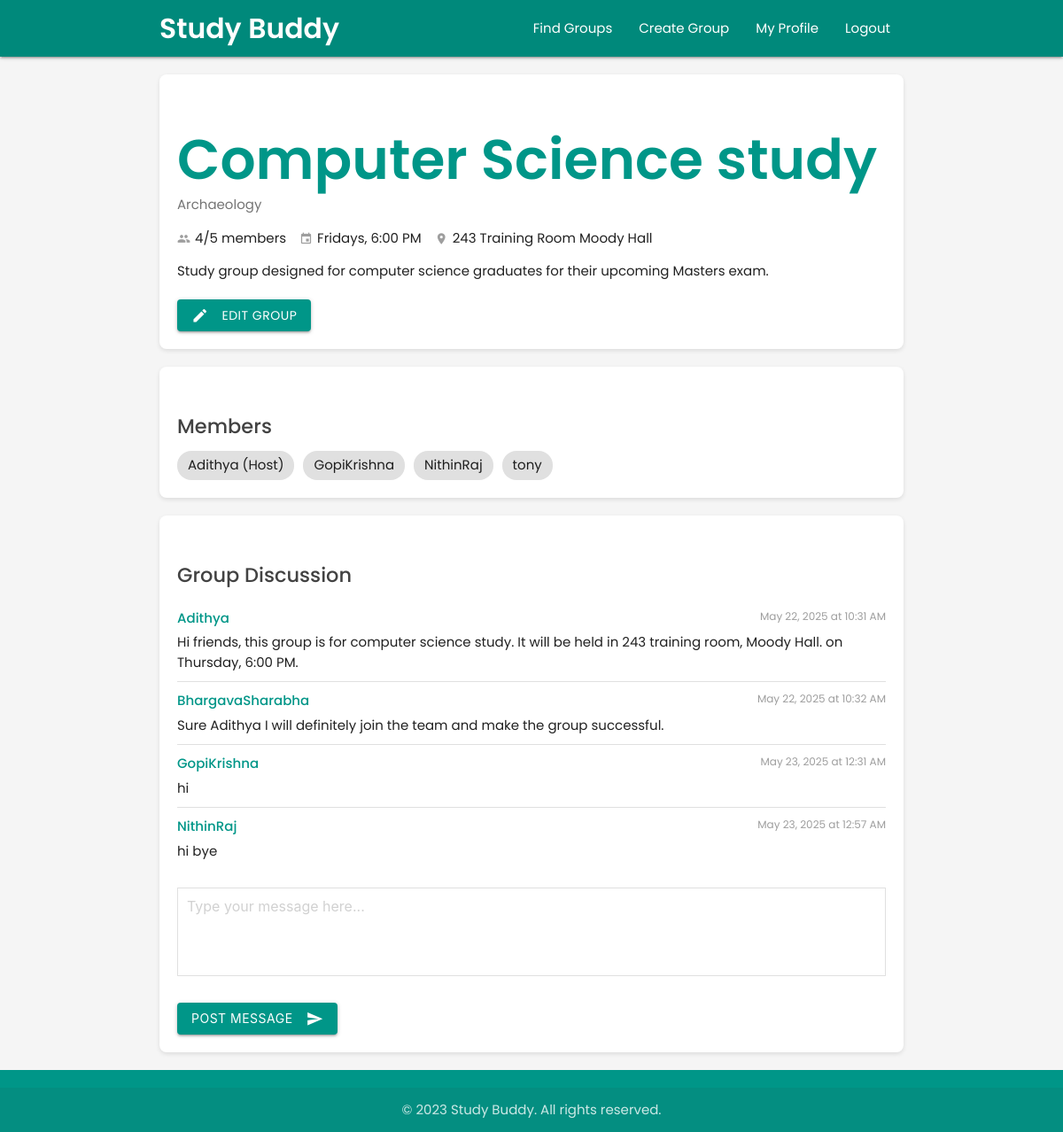
/group_details/2 (signed in), run on the app's committed database.
### userDashboard/models.py (models this page shows, shortened)
class StudyGroup(models.Model):
    title = models.CharField(max_length=100)
    description = models.TextField()
    subject = models.ForeignKey(Subject, on_delete=models.CASCADE, related_name='study_groups')
    host = models.ForeignKey(settings.AUTH_USER_MODEL, on_delete=models.CASCADE, related_name='hosted_groups')
    members = models.ManyToManyField(settings.AUTH_USER_MODEL, through='GroupMembership', related_name='joined_groups')
    max_members = models.PositiveIntegerField(default=8)
    meeting_date = models.DateField()
    meeting_time = models.TimeField()
    meeting_location = models.CharField(max_length=255, blank=True)
    created_at = models.DateTimeField(auto_now_add=True)
    updated_at = models.DateTimeField(auto_now=True)
    @property
    def current_member_count(self):
        return self.members.count()
    class Meta:
        ordering = ['meeting_date', 'meeting_time']

class GroupMembership(models.Model):
    user = models.ForeignKey(settings.AUTH_USER_MODEL, on_delete=models.CASCADE)
    group = models.ForeignKey(StudyGroup, on_delete=models.CASCADE)
    date_joined = models.DateTimeField(auto_now_add=True)
    is_active = models.BooleanField(default=True)
    class Meta:
        unique_together = ('user', 'group')

class GroupMessage(models.Model):
    group = models.ForeignKey(StudyGroup, on_delete=models.CASCADE, related_name='messages')
    user = models.ForeignKey(settings.AUTH_USER_MODEL, on_delete=models.CASCADE)
    content = models.TextField()
    timestamp = models.DateTimeField(auto_now_add=True)
    class Meta:
        ordering = ['timestamp']

### userProfile/models.py (models this page shows, shortened)
class Subject(models.Model):
    name = models.CharField(max_length=100, unique=True)
    description = models.TextField(blank=True)
    class Meta:
        ordering = ['name']

### userAuth/models.py (models this page shows)
class CustomUser(AbstractUser):
    email = models.EmailField(unique=True)
    objects = CustomUserManager()
    EMAIL_FIELD = 'email'
    REQUIRED_FIELDS = ['email']

### userDashboard/views.py (the view, shortened to what this page needs)
# urls.py: path('group_details/<int:group_id>', views.group_details, name='group_details'),
@login_required
def group_details(request, group_id=None):
    if group_id:
        try:
            group = StudyGroup.objects.get(id=group_id)
            is_member = group.members.filter(id=request.user.id).exists()
            is_host = group.host == request.user
            has_pending_request = GroupJoinRequest.objects.filter(
                user=request.user,
                group=group,
                status='pending'
            ).exists()
            pending_requests = []
            if is_host:
                pending_requests = GroupJoinRequest.objects.filter(
                    group=group,
                    status='pending'
                ).select_related('user')
            messages_list = group.messages.all().order_by('timestamp')
            context = {
                'group': group,
                'is_member': is_member,
                'is_host': is_host,
                'has_pending_request': has_pending_request,
                'pending_requests': pending_requests,
                'messages_list': messages_list
            }
            return render(request, 'userDashboard/group_detail.html', context)
        except StudyGroup.DoesNotExist:
            messages.error(request, "Study group not found.")
            return redirect('dashboard')
    return render(request, 'userDashboard/group_detail.html')

### userDashboard/templates/userDashboard/group_detail.html (shortened to what this page needs)
<!DOCTYPE html>
<html lang="en">
<head>
  <link rel="stylesheet" href="https://cdnjs.cloudflare.com/ajax/libs/materialize/1.0.0/css/materialize.min.css">
</head>
<body>
  <header>
    <div class="navbar-fixed">
      <nav class="teal darken-1">
        <div class="nav-wrapper container">
          <a href="{% url 'dashboard' %}" class="brand-logo">Study Buddy</a>
          <ul class="right hide-on-med-and-down">
            <li><a href="{% url 'dashboard' %}">Find Groups</a></li>
            <li><a href="{% url 'create_group' %}">Create Group</a></li>
            <li><a href="{% url 'profile' %}">My Profile</a></li>
            <li><a href="{% url 'logout' %}">Logout</a></li>
          </ul>
        </div>
      </nav>
    </div>
  </header>
  <main id="main-content" class="container">
    {% if group %}
    <section class="group-header">
      <h1 class="group-title">{{ group.title }}</h1>
      <span class="group-subject">{{ group.subject.name }}</span>
      <div class="group-meta">
        <div class="meta-item">
          <i class="material-icons tiny">group</i>
          <span>{{ group.current_member_count }}/{{ group.max_members }} members</span>
        </div>
        <div class="meta-item">
          <i class="material-icons tiny">event</i>
          <span>{{ group.meeting_date|date:"l" }}s, {{ group.meeting_time|time:"g:i A" }}</span>
        </div>
        {% if group.meeting_location %}
        <div class="meta-item">
          <i class="material-icons tiny">location_on</i>
          <span>{{ group.meeting_location }}</span>
        </div>
        {% endif %}
      </div>
      <p class="group-description">
        {{ group.description }}
      </p>
      <div class="group-actions">
        {% if not is_member %}
          {% if has_pending_request %}
            <button disabled class="btn waves-effect waves-light grey">
              <i class="material-icons left">hourglass_empty</i>
              Request Pending
            </button>
          {% else %}
            <form method="POST" action="{% url 'join_group' group.id %}">
              {% csrf_token %}
              <button type="submit" class="btn waves-effect waves-light">
                <i class="material-icons left">group_add</i>
                Request to Join
              </button>
            </form>
          {% endif %}
        {% elif is_host %}
        <a href="{% url 'edit_group' group.id %}" class="btn waves-effect waves-light">
          <i class="material-icons left">edit</i>
          Edit Group
        </a>
        {% endif %}
      </div>
    </section>
    <section class="members-section">
      <h2 class="section-title">Members</h2>
      <div class="members-list">
        {% for membership in group.groupmembership_set.all %}
        <span class="member-chip">
          {{ membership.user.get_full_name|default:membership.user.username }}
          {% if membership.user == group.host %}(Host){% endif %}
        </span>
        {% endfor %}
      </div>
    </section>
    <section class="discussion-section">
      <h2 class="section-title">Group Discussion</h2>
      <div class="messages-container">
        {% if messages_list %}
          {% for message in messages_list %}
          <div class="message">
            <div class="message-header">
              <span class="message-user">{{ message.user.get_full_name|default:message.user.username }}</span>
              <span class="message-time">{{ message.timestamp|date:"F j, Y" }} at {{ message.timestamp|time:"g:i A" }}</span>
            </div>
            <p class="message-content">
              {{ message.content }}
            </p>
          </div>
          {% endfor %}
        {% else %}
          <p class="center-align">No messages yet. Be the first to post!</p>
        {% endif %}
      </div>
      {% if is_member or is_host %}
      <form class="comment-form" method="POST" action="{% url 'group_details' group.id %}">
        <div class="input-field">
          <textarea id="message" name="message" class="materialize-textarea" placeholder="Type your message here..." rows="3" required aria-required="true"></textarea>
        </div>
        <button type="submit" class="btn waves-effect waves-light">
          Post Message
          <i class="material-icons right">send</i>
        </button>
      </form>
      {% endif %}
    </section>
    {% else %}
    <div class="card-panel">
      <p class="center-align">Study group not found. <a href="{% url 'dashboard' %}">Return to dashboard</a></p>
    </div>
    {% endif %}
  </main>
  <footer class="page-footer teal">
    <div class="footer-copyright">
      <div class="container center-align">
        &copy; 2023 Study Buddy. All rights reserved.
      </div>
    </div>
  </footer>
</body>
</html>

### userDashboard/templates/userDashboard/group_detail.html (style rules this page uses)
body { font-family: 'Poppins', sans-serif; display: flex; min-height: 100vh; flex-direction: column; background-color: #f5f5f5; }
main { flex: 1 0 auto; padding: 20px 0; }
.btn, .btn-large { background-color: #009688; border-radius: 4px; }
nav .brand-logo { font-weight: 600; }
.group-header { background-color: white; border-radius: 8px; padding: 20px; margin-bottom: 20px; box-shadow: 0 2px 5px rgba(0,0,0,0.1); }
.group-title { font-weight: 600; color: #009688; margin-bottom: 5px; }
.group-subject { color: #757575; display: inline-block; margin-right: 20px; margin-bottom: 15px; }
.group-meta { display: flex; flex-wrap: wrap; gap: 15px; margin-bottom: 15px; }
.meta-item { display: flex; align-items: center; }
.meta-item i { color: #9e9e9e; margin-right: 5px; }
.group-description { margin-bottom: 20px; }
.group-actions { display: flex; gap: 10px; }
.members-section { background-color: white; border-radius: 8px; padding: 20px; margin-bottom: 20px; box-shadow: 0 2px 5px rgba(0,0,0,0.1); }
.section-title { font-size: 1.5rem; font-weight: 500; color: #424242; margin-bottom: 15px; }
.members-list { display: flex; flex-wrap: wrap; gap: 10px; }
.member-chip { background-color: #e0e0e0; padding: 5px 12px; border-radius: 16px; display: inline-block; }
.discussion-section { background-color: white; border-radius: 8px; padding: 20px; box-shadow: 0 2px 5px rgba(0,0,0,0.1); }
.messages-container { margin-bottom: 20px; }
.message { border-bottom: 1px solid #e0e0e0; padding: 10px 0; }
.message:last-child { border-bottom: none; }
.message-header { display: flex; justify-content: space-between; margin-bottom: 5px; }
.message-user { font-weight: 500; color: #009688; }
.message-time { color: #9e9e9e; font-size: 0.8rem; }
.message-content { margin: 0; }
.comment-form { margin-top: 20px; }
.materialize-textarea { border: 1px solid #e0e0e0 !important; padding: 10px !important; border-radius: 4px; height: 100px !important; }

### data on the page
StudyGroup: title "Computer Science study", subject.name "Archaeology", current_member_count "4", max_members "5", meeting_date "Friday", meeting_time "6:00 PM", meeting_location "243 Training Room Moody Hall", description "Study group designed for computer science graduates for their upcoming Masters exam."
GroupMembership: user.get_full_name "Adithya", shows "(Host)"
GroupMembership: user.get_full_name "GopiKrishna"
GroupMembership: user.get_full_name "NithinRaj"
GroupMembership: user.get_full_name "tony"
GroupMessage: user.get_full_name "Adithya", timestamp "May 22, 2025", timestamp "10:31 AM", content "Hi friends, this group is for computer science study. It will be held in 243 training room, Moody Hall. on Thursday, 6:00 PM."
GroupMessage: user.get_full_name "BhargavaSharabha", timestamp "May 22, 2025", timestamp "10:32 AM", content "Sure Adithya I will definitely join the team and make the group successful."
GroupMessage: user.get_full_name "GopiKrishna", timestamp "May 23, 2025", timestamp "12:31 AM", content "hi"
GroupMessage: user.get_full_name "NithinRaj", timestamp "May 23, 2025", timestamp "12:57 AM", content "hi bye"
